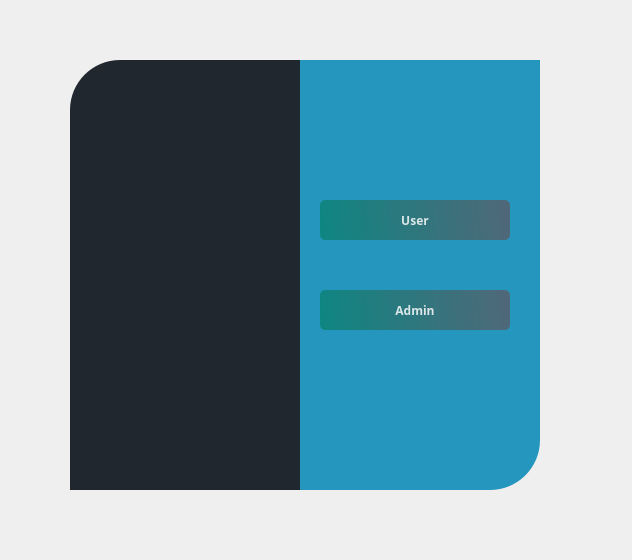
<?xml version="1.0" encoding="UTF-8"?>
<ui version="4.0">
 <class>MainWindow</class>
 <widget class="QMainWindow" name="MainWindow">
  <property name="geometry">
   <rect>
    <x>0</x>
    <y>0</y>
    <width>632</width>
    <height>560</height>
   </rect>
  </property>
  <property name="windowTitle">
   <string>MainWindow</string>
  </property>
  <widget class="QWidget" name="centralwidget">
   <widget class="QWidget" name="widget" native="true">
    <property name="geometry">
     <rect>
      <x>30</x>
      <y>30</y>
      <width>550</width>
      <height>500</height>
     </rect>
    </property>
    <widget class="QLabel" name="label">
     <property name="geometry">
      <rect>
       <x>40</x>
       <y>30</y>
       <width>241</width>
       <height>430</height>
      </rect>
     </property>
     <property name="styleSheet">
      <string notr="true">image: url(:/images/resources/logo_negro.png);
background-color: rgb(32,39,47);
border-top-left-radius: 50px;</string>
     </property>
     <property name="text">
      <string/>
     </property>
    </widget>
    <widget class="QLabel" name="label_2">
     <property name="geometry">
      <rect>
       <x>270</x>
       <y>30</y>
       <width>240</width>
       <height>430</height>
      </rect>
     </property>
     <property name="styleSheet">
      <string notr="true">background-color: rgb(37, 150, 190);
border-bottom-right-radius: 50px;</string>
     </property>
     <property name="text">
      <string/>
     </property>
    </widget>
    <widget class="QPushButton" name="pushButton_User">
     <property name="geometry">
      <rect>
       <x>290</x>
       <y>170</y>
       <width>190</width>
       <height>40</height>
      </rect>
     </property>
     <property name="font">
      <font>
       <family>Sans Serif</family>
       <weight>75</weight>
       <bold>true</bold>
      </font>
     </property>
     <property name="styleSheet">
      <string notr="true">QPushButton#pushButton_User{
	background-color: qlineargradient(spread:pad, x1:0, y1:0.505682, x2:1, y2:0.477, stop:0 rgba(11, 131, 120, 219), stop:1 rgba(85, 98, 112, 226));
	color:rgba(255, 255, 255, 210);
	border-radius:5px;
}

QPushButton#pushButton_User:hover{
	background-color: qlineargradient(spread:pad, x1:0, y1:0.505682, x2:1, y2:0.477, stop:0 rgba(150, 123, 111, 219), stop:1 rgba(85, 81, 84, 226));
}

QPushButton#pushButton_User:pressed{
	padding-left:5px;
	padding-top:5px;
	background-color:rgba(150, 123, 111, 255);
}</string>
     </property>
     <property name="text">
      <string>User</string>
     </property>
    </widget>
    <widget class="QPushButton" name="pushButton_Admin">
     <property name="geometry">
      <rect>
       <x>290</x>
       <y>260</y>
       <width>190</width>
       <height>40</height>
      </rect>
     </property>
     <property name="font">
      <font>
       <family>Sans Serif</family>
       <weight>75</weight>
       <bold>true</bold>
      </font>
     </property>
     <property name="styleSheet">
      <string notr="true">QPushButton#pushButton_Admin{
	background-color: qlineargradient(spread:pad, x1:0, y1:0.505682, x2:1, y2:0.477, stop:0 rgba(11, 131, 120, 219), stop:1 rgba(85, 98, 112, 226));
	color:rgba(255, 255, 255, 210);
	border-radius:5px;
}

QPushButton#pushButton_Admin:hover{
	background-color: qlineargradient(spread:pad, x1:0, y1:0.505682, x2:1, y2:0.477, stop:0 rgba(150, 123, 111, 219), stop:1 rgba(85, 81, 84, 226));
}

QPushButton#pushButton_Admin:pressed{
	padding-left:5px;
	padding-top:5px;
	background-color:rgba(150, 123, 111, 255);
}</string>
     </property>
     <property name="text">
      <string>Admin</string>
     </property>
    </widget>
   </widget>
  </widget>
 </widget>
 <resources>
  <include location="res.qrc"/>
 </resources>
 <connections/>
</ui>
